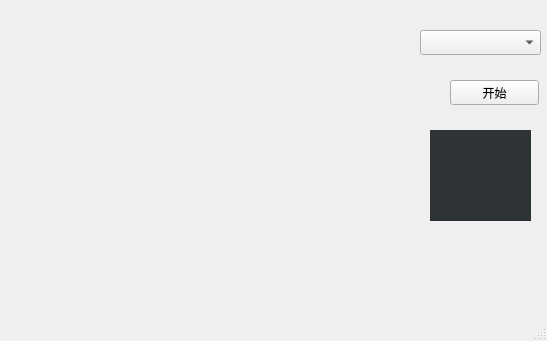
<?xml version="1.0" encoding="UTF-8"?>
<ui version="4.0">
 <class>MainWindow</class>
 <widget class="QMainWindow" name="MainWindow">
  <property name="geometry">
   <rect>
    <x>0</x>
    <y>0</y>
    <width>547</width>
    <height>341</height>
   </rect>
  </property>
  <property name="windowTitle">
   <string>MainWindow</string>
  </property>
  <widget class="QWidget" name="centralwidget">
   <widget class="QPushButton" name="pbSwitch">
    <property name="geometry">
     <rect>
      <x>450</x>
      <y>80</y>
      <width>89</width>
      <height>25</height>
     </rect>
    </property>
    <property name="text">
     <string>开始</string>
    </property>
   </widget>
   <widget class="QComboBox" name="cbCams">
    <property name="geometry">
     <rect>
      <x>420</x>
      <y>30</y>
      <width>121</width>
      <height>25</height>
     </rect>
    </property>
   </widget>
   <widget class="QWidget" name="verticalLayoutWidget">
    <property name="geometry">
     <rect>
      <x>20</x>
      <y>20</y>
      <width>391</width>
      <height>271</height>
     </rect>
    </property>
    <layout class="QVBoxLayout" name="vl"/>
   </widget>
   <widget class="QLabel" name="label">
    <property name="geometry">
     <rect>
      <x>430</x>
      <y>130</y>
      <width>101</width>
      <height>91</height>
     </rect>
    </property>
    <property name="autoFillBackground">
     <bool>false</bool>
    </property>
    <property name="styleSheet">
     <string notr="true">background-color: rgb(46, 52, 54);</string>
    </property>
    <property name="text">
     <string/>
    </property>
   </widget>
  </widget>
  <widget class="QMenuBar" name="menubar">
   <property name="geometry">
    <rect>
     <x>0</x>
     <y>0</y>
     <width>547</width>
     <height>28</height>
    </rect>
   </property>
  </widget>
  <widget class="QStatusBar" name="statusbar"/>
 </widget>
 <resources/>
 <connections/>
</ui>
